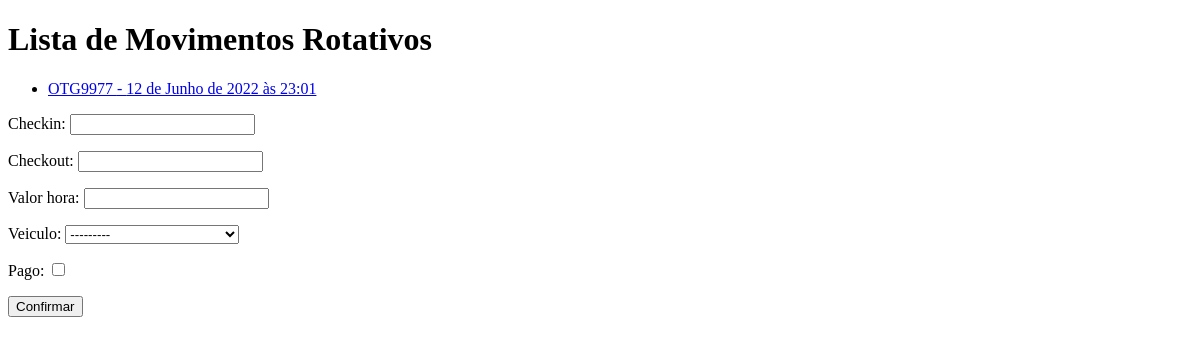
The app's page /core/mov-rota-list/, older data.
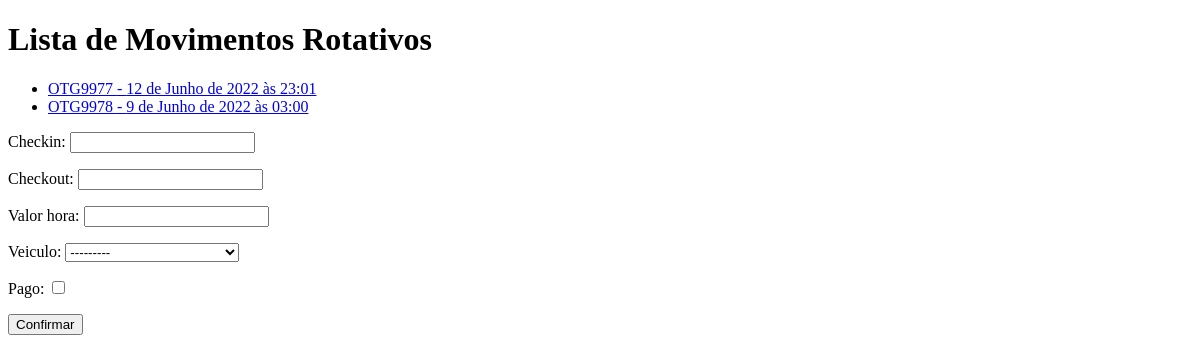
The same page, newer data.
### core/models.py (models this page shows, shortened)
class MovRotativo(models.Model):
    checkin = models.DateTimeField(auto_now=False)
    checkout = models.DateTimeField(auto_now=False, blank=True, null=True)
    valor_hora = models.DecimalField(max_digits=5, decimal_places=2)
    veiculo = models.ForeignKey(Veiculo, on_delete=models.CASCADE)
    pago = models.BooleanField(default=False)

class Veiculo(models.Model):
    marca = models.ForeignKey(Marca, on_delete=models.CASCADE)
    placa = models.CharField(max_length=7)
    proprietario = models.ForeignKey(Pessoa, on_delete=models.CASCADE)
    cor = models.CharField(max_length=15)
    observacoes = models.TextField()
    def __str__(self):
        return self.marca.nome + ' - ' + self.placa

### core/views.py (the view)
# urls.py: path('mov-rota-list/', lista_movrotativos, name='core_lista_movrotativos'),
def lista_movrotativos(request):
    mov_rota = MovRotativo.objects.all()
    form = MovRotativoForm()
    data = {'mov_rota': mov_rota, 'form': form}
    return render(request, 'core/lista_movrotativos.html', data)

### core/forms.py
class MovRotativoForm(ModelForm):
    class Meta:
        model = MovRotativo
        fields = '__all__'

### core/templates/core/lista_movrotativos.html (shortened to what this page needs)
<!DOCTYPE html>
<html lang="en">
<head>
</head>
<body>
<h1>Lista de Movimentos Rotativos</h1>
<ul>
{% for mov in mov_rota %}
    <li> <a href="{% url 'core_movrotativos_update' mov.id %}">{{mov.veiculo.placa}} - {{mov.checkin}}</a> </li>
{%endfor%}
</ul>
<form action="{% url 'core_movrotativos_novo' %}" method="POST">
    {{form.as_p}}
    <button type="submit">Confirmar</button>
</form>
</body>
</html>

Row changes from the older to the newer data that the page shows:
added MovRotativo: veiculo.placa "OTG9978", checkin "9 de Junho de 2022 às 03:00"
